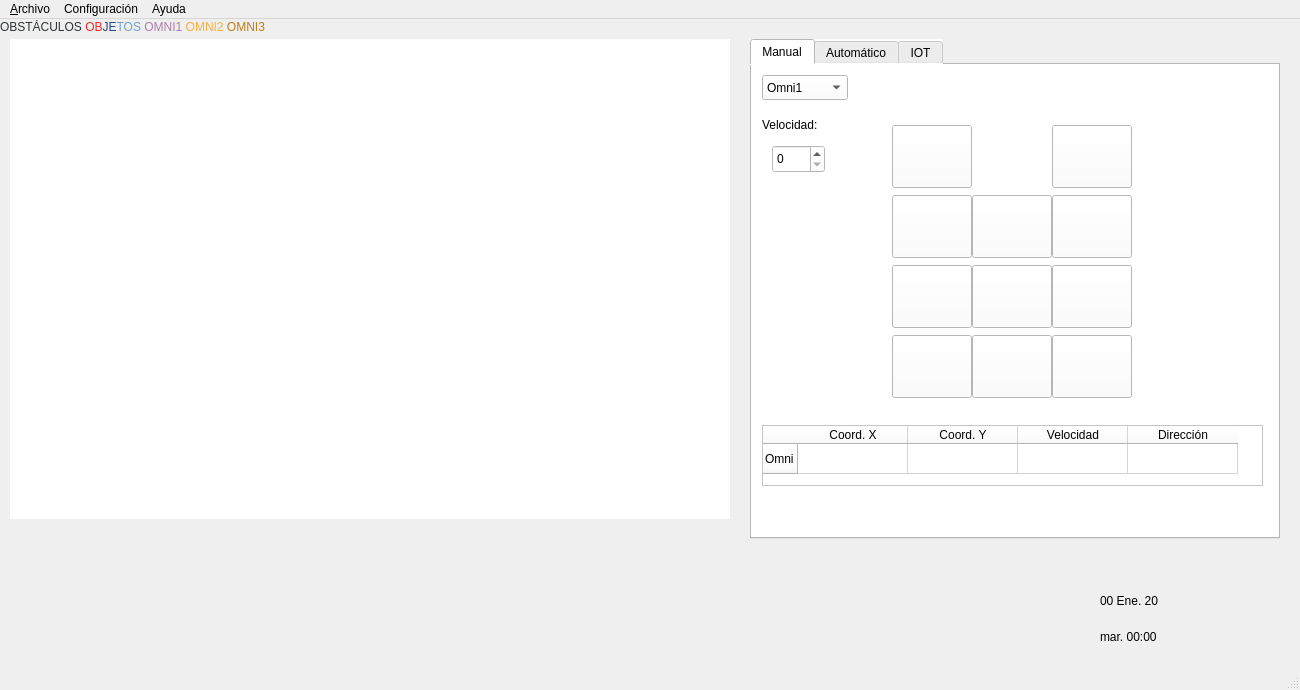
<?xml version="1.0" encoding="UTF-8"?>
<ui version="4.0">
 <class>controlWindow</class>
 <widget class="QMainWindow" name="controlWindow">
  <property name="geometry">
   <rect>
    <x>0</x>
    <y>0</y>
    <width>1300</width>
    <height>690</height>
   </rect>
  </property>
  <property name="minimumSize">
   <size>
    <width>1300</width>
    <height>690</height>
   </size>
  </property>
  <property name="maximumSize">
   <size>
    <width>1300</width>
    <height>690</height>
   </size>
  </property>
  <property name="mouseTracking">
   <bool>true</bool>
  </property>
  <property name="tabletTracking">
   <bool>true</bool>
  </property>
  <property name="windowTitle">
   <string>Ventana de Control</string>
  </property>
  <widget class="QWidget" name="centralwidget">
   <widget class="QWidget" name="horizontalLayoutWidget_2">
    <property name="geometry">
     <rect>
      <x>0</x>
      <y>530</y>
      <width>300</width>
      <height>80</height>
     </rect>
    </property>
    <layout class="QHBoxLayout" name="horizontalLayout_2">
     <item>
      <widget class="QLabel" name="label_9">
       <property name="minimumSize">
        <size>
         <width>76</width>
         <height>76</height>
        </size>
       </property>
       <property name="maximumSize">
        <size>
         <width>76</width>
         <height>76</height>
        </size>
       </property>
       <property name="styleSheet">
        <string notr="true">border-image: url(:/logos/lib/libPyqt/PyqtImg/logos/logoESPE.png);</string>
       </property>
       <property name="text">
        <string>&lt;html&gt;&lt;head/&gt;&lt;body&gt;&lt;p&gt;&lt;br/&gt;&lt;/p&gt;&lt;/body&gt;&lt;/html&gt;</string>
       </property>
      </widget>
     </item>
     <item>
      <layout class="QVBoxLayout" name="verticalLayout_9">
       <item>
        <widget class="QLabel" name="label_10">
         <property name="minimumSize">
          <size>
           <width>76</width>
           <height>76</height>
          </size>
         </property>
         <property name="maximumSize">
          <size>
           <width>76</width>
           <height>76</height>
          </size>
         </property>
         <property name="styleSheet">
          <string notr="true">border-image: url(:/logos/lib/libPyqt/PyqtImg/logos/logoMKT.png);</string>
         </property>
         <property name="text">
          <string>&lt;html&gt;&lt;head/&gt;&lt;body&gt;&lt;p&gt;&lt;br/&gt;&lt;/p&gt;&lt;/body&gt;&lt;/html&gt;</string>
         </property>
        </widget>
       </item>
      </layout>
     </item>
    </layout>
   </widget>
   <widget class="QWidget" name="verticalLayoutWidget_3">
    <property name="geometry">
     <rect>
      <x>1100</x>
      <y>560</y>
      <width>91</width>
      <height>80</height>
     </rect>
    </property>
    <layout class="QVBoxLayout" name="verticalLayout_4">
     <item>
      <widget class="QLabel" name="label_fecha">
       <property name="minimumSize">
        <size>
         <width>89</width>
         <height>17</height>
        </size>
       </property>
       <property name="maximumSize">
        <size>
         <width>89</width>
         <height>17</height>
        </size>
       </property>
       <property name="styleSheet">
        <string notr="true">color: rgb(0, 0, 0);</string>
       </property>
       <property name="text">
        <string>00 Ene. 20</string>
       </property>
      </widget>
     </item>
     <item>
      <widget class="QLabel" name="label_hora">
       <property name="minimumSize">
        <size>
         <width>89</width>
         <height>17</height>
        </size>
       </property>
       <property name="maximumSize">
        <size>
         <width>89</width>
         <height>17</height>
        </size>
       </property>
       <property name="styleSheet">
        <string notr="true">color: rgb(0, 0, 0);</string>
       </property>
       <property name="text">
        <string>mar. 00:00</string>
       </property>
      </widget>
     </item>
    </layout>
   </widget>
   <widget class="QLabel" name="label">
    <property name="geometry">
     <rect>
      <x>10</x>
      <y>620</y>
      <width>200</width>
      <height>15</height>
     </rect>
    </property>
    <property name="minimumSize">
     <size>
      <width>200</width>
      <height>15</height>
     </size>
    </property>
    <property name="maximumSize">
     <size>
      <width>200</width>
      <height>15</height>
     </size>
    </property>
    <property name="text">
     <string/>
    </property>
   </widget>
   <widget class="QLabel" name="label_3">
    <property name="geometry">
     <rect>
      <x>0</x>
      <y>0</y>
      <width>500</width>
      <height>17</height>
     </rect>
    </property>
    <property name="maximumSize">
     <size>
      <width>500</width>
      <height>500</height>
     </size>
    </property>
    <property name="text">
     <string>&lt;html&gt;&lt;head/&gt;&lt;body&gt;&lt;p&gt;&lt;span style=&quot; color:#2e3436;&quot;&gt;OBSTÁCULOS &lt;/span&gt;&lt;span style=&quot; color:#ef2929;&quot;&gt;OB&lt;/span&gt;&lt;span style=&quot; color:#204a87;&quot;&gt;JE&lt;/span&gt;&lt;span style=&quot; color:#729fcf;&quot;&gt;TOS &lt;/span&gt;&lt;span style=&quot; color:#ad7fa8;&quot;&gt;OMNI1 &lt;/span&gt;&lt;span style=&quot; color:#fcaf3e;&quot;&gt;OMNI2 &lt;/span&gt;&lt;span style=&quot; color:#c17d11;&quot;&gt;OMNI3&lt;/span&gt;&lt;/p&gt;&lt;/body&gt;&lt;/html&gt;</string>
    </property>
   </widget>
   <widget class="QTabWidget" name="tabWidget">
    <property name="geometry">
     <rect>
      <x>750</x>
      <y>20</y>
      <width>530</width>
      <height>500</height>
     </rect>
    </property>
    <property name="minimumSize">
     <size>
      <width>530</width>
      <height>500</height>
     </size>
    </property>
    <property name="maximumSize">
     <size>
      <width>530</width>
      <height>500</height>
     </size>
    </property>
    <property name="styleSheet">
     <string notr="true">background-color: rgb(255, 255, 255);</string>
    </property>
    <property name="currentIndex">
     <number>0</number>
    </property>
    <widget class="QWidget" name="tab">
     <attribute name="title">
      <string>Manual</string>
     </attribute>
     <widget class="QPushButton" name="pushButton_8">
      <property name="geometry">
       <rect>
        <x>140</x>
        <y>130</y>
        <width>80</width>
        <height>63</height>
       </rect>
      </property>
      <property name="styleSheet">
       <string notr="true">background-image: url(:/teclas/lib/libPyqt/PyqtImg/teclas/tia.jpg);</string>
      </property>
      <property name="text">
       <string/>
      </property>
     </widget>
     <widget class="QComboBox" name="comboBox">
      <property name="geometry">
       <rect>
        <x>10</x>
        <y>10</y>
        <width>86</width>
        <height>25</height>
       </rect>
      </property>
      <item>
       <property name="text">
        <string>Omni1</string>
       </property>
      </item>
      <item>
       <property name="text">
        <string>Omni2</string>
       </property>
      </item>
      <item>
       <property name="text">
        <string>Omni3</string>
       </property>
      </item>
     </widget>
     <widget class="QTableWidget" name="tableWidget_3">
      <property name="geometry">
       <rect>
        <x>10</x>
        <y>360</y>
        <width>501</width>
        <height>61</height>
       </rect>
      </property>
      <property name="tabletTracking">
       <bool>true</bool>
      </property>
      <property name="rowCount">
       <number>1</number>
      </property>
      <property name="columnCount">
       <number>4</number>
      </property>
      <attribute name="horizontalHeaderDefaultSectionSize">
       <number>110</number>
      </attribute>
      <row>
       <property name="text">
        <string>Omni</string>
       </property>
      </row>
      <column>
       <property name="text">
        <string>Coord. X</string>
       </property>
      </column>
      <column>
       <property name="text">
        <string>Coord. Y</string>
       </property>
      </column>
      <column>
       <property name="text">
        <string>Velocidad</string>
       </property>
      </column>
      <column>
       <property name="text">
        <string>Dirección</string>
       </property>
      </column>
     </widget>
     <widget class="QPushButton" name="pushButton_30">
      <property name="geometry">
       <rect>
        <x>140</x>
        <y>200</y>
        <width>80</width>
        <height>63</height>
       </rect>
      </property>
      <property name="styleSheet">
       <string notr="true">background-image: url(:/teclas/lib/libPyqt/PyqtImg/teclas/ti.jpg);</string>
      </property>
      <property name="text">
       <string/>
      </property>
     </widget>
     <widget class="QPushButton" name="pushButton_31">
      <property name="geometry">
       <rect>
        <x>140</x>
        <y>270</y>
        <width>80</width>
        <height>63</height>
       </rect>
      </property>
      <property name="styleSheet">
       <string notr="true">background-image: url(:/teclas/lib/libPyqt/PyqtImg/teclas/tib.jpg);</string>
      </property>
      <property name="text">
       <string/>
      </property>
     </widget>
     <widget class="QPushButton" name="pushButton_32">
      <property name="geometry">
       <rect>
        <x>220</x>
        <y>130</y>
        <width>80</width>
        <height>63</height>
       </rect>
      </property>
      <property name="styleSheet">
       <string notr="true">background-image: url(:/teclas/lib/libPyqt/PyqtImg/teclas/ta.jpg);</string>
      </property>
      <property name="text">
       <string/>
      </property>
     </widget>
     <widget class="QPushButton" name="pushButton_33">
      <property name="geometry">
       <rect>
        <x>300</x>
        <y>130</y>
        <width>80</width>
        <height>63</height>
       </rect>
      </property>
      <property name="styleSheet">
       <string notr="true">background-image: url(:/teclas/lib/libPyqt/PyqtImg/teclas/tda.jpg);</string>
      </property>
      <property name="text">
       <string/>
      </property>
     </widget>
     <widget class="QPushButton" name="pushButton_34">
      <property name="geometry">
       <rect>
        <x>220</x>
        <y>200</y>
        <width>80</width>
        <height>63</height>
       </rect>
      </property>
      <property name="styleSheet">
       <string notr="true">background-image: url(:/teclas/lib/libPyqt/PyqtImg/teclas/tgc.jpg);</string>
      </property>
      <property name="text">
       <string/>
      </property>
     </widget>
     <widget class="QPushButton" name="pushButton_35">
      <property name="geometry">
       <rect>
        <x>300</x>
        <y>200</y>
        <width>80</width>
        <height>63</height>
       </rect>
      </property>
      <property name="styleSheet">
       <string notr="true">background-image: url(:/teclas/lib/libPyqt/PyqtImg/teclas/td.jpg);</string>
      </property>
      <property name="text">
       <string/>
      </property>
     </widget>
     <widget class="QPushButton" name="pushButton_36">
      <property name="geometry">
       <rect>
        <x>220</x>
        <y>270</y>
        <width>80</width>
        <height>63</height>
       </rect>
      </property>
      <property name="styleSheet">
       <string notr="true">background-image: url(:/teclas/lib/libPyqt/PyqtImg/teclas/tb.jpg);</string>
      </property>
      <property name="text">
       <string/>
      </property>
     </widget>
     <widget class="QPushButton" name="pushButton_37">
      <property name="geometry">
       <rect>
        <x>300</x>
        <y>270</y>
        <width>80</width>
        <height>63</height>
       </rect>
      </property>
      <property name="styleSheet">
       <string notr="true">background-image: url(:/teclas/lib/libPyqt/PyqtImg/teclas/tdb.jpg);</string>
      </property>
      <property name="text">
       <string/>
      </property>
     </widget>
     <widget class="QPushButton" name="pushButton_9">
      <property name="geometry">
       <rect>
        <x>140</x>
        <y>60</y>
        <width>80</width>
        <height>63</height>
       </rect>
      </property>
      <property name="styleSheet">
       <string notr="true">background-image: url(:/teclas/lib/libPyqt/PyqtImg/teclas/tah.jpg);</string>
      </property>
      <property name="text">
       <string/>
      </property>
     </widget>
     <widget class="QPushButton" name="pushButton_16">
      <property name="geometry">
       <rect>
        <x>300</x>
        <y>60</y>
        <width>80</width>
        <height>63</height>
       </rect>
      </property>
      <property name="styleSheet">
       <string notr="true">background-image: url(:/teclas/lib/libPyqt/PyqtImg/teclas/th.jpg);</string>
      </property>
      <property name="text">
       <string/>
      </property>
     </widget>
     <widget class="QSpinBox" name="spinBox">
      <property name="geometry">
       <rect>
        <x>20</x>
        <y>80</y>
        <width>53</width>
        <height>28</height>
       </rect>
      </property>
      <property name="maximum">
       <number>90</number>
      </property>
     </widget>
     <widget class="QLabel" name="label_4">
      <property name="geometry">
       <rect>
        <x>10</x>
        <y>50</y>
        <width>91</width>
        <height>20</height>
       </rect>
      </property>
      <property name="text">
       <string>Velocidad:</string>
      </property>
     </widget>
    </widget>
    <widget class="QWidget" name="tab_2">
     <attribute name="title">
      <string>Automático</string>
     </attribute>
     <widget class="QGroupBox" name="groupBox">
      <property name="geometry">
       <rect>
        <x>20</x>
        <y>0</y>
        <width>491</width>
        <height>111</height>
       </rect>
      </property>
      <property name="title">
       <string>Opciones de funcionamiento</string>
      </property>
      <widget class="QRadioButton" name="radioButton">
       <property name="geometry">
        <rect>
         <x>10</x>
         <y>30</y>
         <width>191</width>
         <height>23</height>
        </rect>
       </property>
       <property name="font">
        <font>
         <pointsize>12</pointsize>
        </font>
       </property>
       <property name="text">
        <string>Movimiento a punto</string>
       </property>
       <property name="checked">
        <bool>true</bool>
       </property>
      </widget>
      <widget class="QRadioButton" name="radioButton_2">
       <property name="geometry">
        <rect>
         <x>210</x>
         <y>30</y>
         <width>281</width>
         <height>23</height>
        </rect>
       </property>
       <property name="text">
        <string>Trayectoria con Obstáculos Sim.</string>
       </property>
      </widget>
      <widget class="QRadioButton" name="radioButton_3">
       <property name="geometry">
        <rect>
         <x>30</x>
         <y>80</y>
         <width>111</width>
         <height>23</height>
        </rect>
       </property>
       <property name="text">
        <string>Trayectoria</string>
       </property>
      </widget>
      <widget class="QRadioButton" name="radioButton_4">
       <property name="geometry">
        <rect>
         <x>160</x>
         <y>80</y>
         <width>181</width>
         <height>23</height>
        </rect>
       </property>
       <property name="text">
        <string>Simular Clasificador</string>
       </property>
      </widget>
      <widget class="QRadioButton" name="radioButton_5">
       <property name="geometry">
        <rect>
         <x>360</x>
         <y>80</y>
         <width>112</width>
         <height>23</height>
        </rect>
       </property>
       <property name="text">
        <string>Clasificador</string>
       </property>
      </widget>
     </widget>
     <widget class="QGroupBox" name="groupBox_2">
      <property name="geometry">
       <rect>
        <x>20</x>
        <y>140</y>
        <width>141</width>
        <height>161</height>
       </rect>
      </property>
      <property name="title">
       <string>Puntos</string>
      </property>
      <widget class="QPushButton" name="pushButton_10">
       <property name="geometry">
        <rect>
         <x>20</x>
         <y>30</y>
         <width>89</width>
         <height>25</height>
        </rect>
       </property>
       <property name="text">
        <string>Cargar</string>
       </property>
      </widget>
      <widget class="QPushButton" name="pushButton_18">
       <property name="enabled">
        <bool>false</bool>
       </property>
       <property name="geometry">
        <rect>
         <x>20</x>
         <y>60</y>
         <width>89</width>
         <height>25</height>
        </rect>
       </property>
       <property name="text">
        <string>Borrar</string>
       </property>
      </widget>
      <widget class="QSpinBox" name="spinBox_2">
       <property name="geometry">
        <rect>
         <x>10</x>
         <y>110</y>
         <width>53</width>
         <height>28</height>
        </rect>
       </property>
       <property name="maximum">
        <number>2920</number>
       </property>
      </widget>
      <widget class="QSpinBox" name="spinBox_3">
       <property name="geometry">
        <rect>
         <x>70</x>
         <y>110</y>
         <width>53</width>
         <height>28</height>
        </rect>
       </property>
       <property name="maximum">
        <number>1860</number>
       </property>
      </widget>
      <widget class="QLabel" name="label_5">
       <property name="geometry">
        <rect>
         <x>10</x>
         <y>90</y>
         <width>21</width>
         <height>19</height>
        </rect>
       </property>
       <property name="text">
        <string>x:</string>
       </property>
      </widget>
      <widget class="QLabel" name="label_6">
       <property name="geometry">
        <rect>
         <x>70</x>
         <y>90</y>
         <width>21</width>
         <height>19</height>
        </rect>
       </property>
       <property name="text">
        <string>y:</string>
       </property>
      </widget>
     </widget>
     <widget class="QGroupBox" name="groupBox_3">
      <property name="enabled">
       <bool>false</bool>
      </property>
      <property name="geometry">
       <rect>
        <x>360</x>
        <y>110</y>
        <width>151</width>
        <height>141</height>
       </rect>
      </property>
      <property name="title">
       <string>Objetos</string>
      </property>
      <widget class="QRadioButton" name="radioButton_12">
       <property name="geometry">
        <rect>
         <x>10</x>
         <y>30</y>
         <width>112</width>
         <height>23</height>
        </rect>
       </property>
       <property name="text">
        <string>Obj. Rojos</string>
       </property>
       <property name="checked">
        <bool>true</bool>
       </property>
      </widget>
      <widget class="QRadioButton" name="radioButton_10">
       <property name="geometry">
        <rect>
         <x>10</x>
         <y>70</y>
         <width>112</width>
         <height>23</height>
        </rect>
       </property>
       <property name="text">
        <string>Obj. Azules</string>
       </property>
      </widget>
      <widget class="QRadioButton" name="radioButton_11">
       <property name="geometry">
        <rect>
         <x>10</x>
         <y>110</y>
         <width>121</width>
         <height>23</height>
        </rect>
       </property>
       <property name="text">
        <string>Obj. Celestes</string>
       </property>
      </widget>
     </widget>
     <widget class="QPushButton" name="pushButton_14">
      <property name="enabled">
       <bool>false</bool>
      </property>
      <property name="geometry">
       <rect>
        <x>190</x>
        <y>310</y>
        <width>151</width>
        <height>25</height>
       </rect>
      </property>
      <property name="text">
       <string>INICIAR PROCESO</string>
      </property>
     </widget>
     <widget class="QTableWidget" name="tableWidget_2">
      <property name="geometry">
       <rect>
        <x>0</x>
        <y>340</y>
        <width>521</width>
        <height>121</height>
       </rect>
      </property>
      <property name="tabletTracking">
       <bool>true</bool>
      </property>
      <property name="rowCount">
       <number>3</number>
      </property>
      <property name="columnCount">
       <number>4</number>
      </property>
      <attribute name="horizontalHeaderDefaultSectionSize">
       <number>114</number>
      </attribute>
      <attribute name="horizontalHeaderMinimumSectionSize">
       <number>40</number>
      </attribute>
      <row>
       <property name="text">
        <string>Omni1</string>
       </property>
      </row>
      <row>
       <property name="text">
        <string>Omni2</string>
       </property>
      </row>
      <row>
       <property name="text">
        <string>Omni3</string>
       </property>
      </row>
      <column>
       <property name="text">
        <string>Coord. X</string>
       </property>
      </column>
      <column>
       <property name="text">
        <string>Coord. Y</string>
       </property>
      </column>
      <column>
       <property name="text">
        <string>Velocidad</string>
       </property>
      </column>
      <column>
       <property name="text">
        <string>Dirección</string>
       </property>
      </column>
     </widget>
     <widget class="QComboBox" name="comboBox_2">
      <property name="geometry">
       <rect>
        <x>20</x>
        <y>110</y>
        <width>141</width>
        <height>25</height>
       </rect>
      </property>
      <item>
       <property name="text">
        <string>Omni1</string>
       </property>
      </item>
      <item>
       <property name="text">
        <string>Omni2</string>
       </property>
      </item>
      <item>
       <property name="text">
        <string>Omni3</string>
       </property>
      </item>
     </widget>
     <widget class="QGroupBox" name="groupBox_4">
      <property name="enabled">
       <bool>false</bool>
      </property>
      <property name="geometry">
       <rect>
        <x>190</x>
        <y>110</y>
        <width>141</width>
        <height>101</height>
       </rect>
      </property>
      <property name="title">
       <string>Obstáculos</string>
      </property>
      <widget class="QPushButton" name="pushButton_19">
       <property name="geometry">
        <rect>
         <x>20</x>
         <y>30</y>
         <width>89</width>
         <height>25</height>
        </rect>
       </property>
       <property name="text">
        <string>Cargar</string>
       </property>
      </widget>
      <widget class="QPushButton" name="pushButton_21">
       <property name="geometry">
        <rect>
         <x>20</x>
         <y>60</y>
         <width>89</width>
         <height>25</height>
        </rect>
       </property>
       <property name="text">
        <string>Detectar</string>
       </property>
      </widget>
     </widget>
     <widget class="QPushButton" name="pushButton_28">
      <property name="enabled">
       <bool>false</bool>
      </property>
      <property name="geometry">
       <rect>
        <x>200</x>
        <y>210</y>
        <width>111</width>
        <height>25</height>
       </rect>
      </property>
      <property name="text">
       <string>PARAR TODO</string>
      </property>
     </widget>
     <widget class="QPushButton" name="pushButton_29">
      <property name="enabled">
       <bool>false</bool>
      </property>
      <property name="geometry">
       <rect>
        <x>390</x>
        <y>310</y>
        <width>131</width>
        <height>25</height>
       </rect>
      </property>
      <property name="text">
       <string>Guardar datos</string>
      </property>
     </widget>
     <widget class="QGroupBox" name="groupBox_5">
      <property name="enabled">
       <bool>false</bool>
      </property>
      <property name="geometry">
       <rect>
        <x>170</x>
        <y>240</y>
        <width>191</width>
        <height>61</height>
       </rect>
      </property>
      <property name="title">
       <string>Generador Trayectoria</string>
      </property>
      <widget class="QRadioButton" name="radioButton_6">
       <property name="geometry">
        <rect>
         <x>10</x>
         <y>30</y>
         <width>91</width>
         <height>23</height>
        </rect>
       </property>
       <property name="font">
        <font>
         <pointsize>12</pointsize>
        </font>
       </property>
       <property name="text">
        <string>Campos</string>
       </property>
       <property name="checked">
        <bool>true</bool>
       </property>
      </widget>
      <widget class="QRadioButton" name="radioButton_7">
       <property name="geometry">
        <rect>
         <x>110</x>
         <y>30</y>
         <width>41</width>
         <height>23</height>
        </rect>
       </property>
       <property name="font">
        <font>
         <pointsize>12</pointsize>
        </font>
       </property>
       <property name="text">
        <string>A*</string>
       </property>
       <property name="checked">
        <bool>false</bool>
       </property>
      </widget>
     </widget>
    </widget>
    <widget class="QWidget" name="tab_3">
     <attribute name="title">
      <string>IOT</string>
     </attribute>
     <widget class="QPushButton" name="pushButton_15">
      <property name="geometry">
       <rect>
        <x>230</x>
        <y>60</y>
        <width>89</width>
        <height>25</height>
       </rect>
      </property>
      <property name="text">
       <string>Activar</string>
      </property>
     </widget>
     <widget class="QTableWidget" name="tableWidget">
      <property name="geometry">
       <rect>
        <x>20</x>
        <y>170</y>
        <width>491</width>
        <height>121</height>
       </rect>
      </property>
      <property name="tabletTracking">
       <bool>true</bool>
      </property>
      <property name="rowCount">
       <number>3</number>
      </property>
      <property name="columnCount">
       <number>4</number>
      </property>
      <attribute name="horizontalHeaderDefaultSectionSize">
       <number>105</number>
      </attribute>
      <row>
       <property name="text">
        <string>Omni1</string>
       </property>
       <property name="textAlignment">
        <set>AlignCenter</set>
       </property>
      </row>
      <row>
       <property name="text">
        <string>Omni2</string>
       </property>
       <property name="textAlignment">
        <set>AlignCenter</set>
       </property>
      </row>
      <row>
       <property name="text">
        <string>Omni3</string>
       </property>
       <property name="textAlignment">
        <set>AlignCenter</set>
       </property>
      </row>
      <column>
       <property name="text">
        <string>Coord. X</string>
       </property>
       <property name="textAlignment">
        <set>AlignCenter</set>
       </property>
      </column>
      <column>
       <property name="text">
        <string>Coord. Y</string>
       </property>
       <property name="textAlignment">
        <set>AlignCenter</set>
       </property>
      </column>
      <column>
       <property name="text">
        <string>Velocidad</string>
       </property>
       <property name="textAlignment">
        <set>AlignCenter</set>
       </property>
      </column>
      <column>
       <property name="text">
        <string>Dirección</string>
       </property>
       <property name="textAlignment">
        <set>AlignCenter</set>
       </property>
      </column>
     </widget>
    </widget>
   </widget>
   <widget class="QLabel" name="label_2">
    <property name="geometry">
     <rect>
      <x>10</x>
      <y>20</y>
      <width>720</width>
      <height>480</height>
     </rect>
    </property>
    <property name="minimumSize">
     <size>
      <width>720</width>
      <height>480</height>
     </size>
    </property>
    <property name="maximumSize">
     <size>
      <width>720</width>
      <height>480</height>
     </size>
    </property>
    <property name="styleSheet">
     <string notr="true">background-color: rgb(255, 255, 255);</string>
    </property>
    <property name="text">
     <string/>
    </property>
   </widget>
  </widget>
  <widget class="QMenuBar" name="menubar">
   <property name="geometry">
    <rect>
     <x>0</x>
     <y>0</y>
     <width>1300</width>
     <height>24</height>
    </rect>
   </property>
   <widget class="QMenu" name="menu_Archivo">
    <property name="title">
     <string>&amp;Archivo</string>
    </property>
    <addaction name="actionExportar_Imagen"/>
    <addaction name="actionSalir"/>
   </widget>
   <widget class="QMenu" name="menuAyuda">
    <property name="title">
     <string>Ayuda</string>
    </property>
    <addaction name="actionManual"/>
   </widget>
   <widget class="QMenu" name="menuConfiguraci_n">
    <property name="title">
     <string>Configuración</string>
    </property>
    <addaction name="actionConfiguraci_n_general"/>
    <addaction name="actionAvanzada"/>
   </widget>
   <addaction name="menu_Archivo"/>
   <addaction name="menuConfiguraci_n"/>
   <addaction name="menuAyuda"/>
  </widget>
  <widget class="QStatusBar" name="statusbar"/>
  <action name="actionExportar_Imagen">
   <property name="text">
    <string>Exportar Imagen</string>
   </property>
  </action>
  <action name="actionSalir">
   <property name="text">
    <string>Salir</string>
   </property>
  </action>
  <action name="actionManual">
   <property name="text">
    <string>Manual</string>
   </property>
  </action>
  <action name="actionConfiguraci_n_general">
   <property name="text">
    <string>Configuración general</string>
   </property>
  </action>
  <action name="actionAvanzada">
   <property name="text">
    <string>Avanzada</string>
   </property>
  </action>
 </widget>
 <resources>
  <include location="../../imgPyqt.qrc"/>
 </resources>
 <connections/>
</ui>
